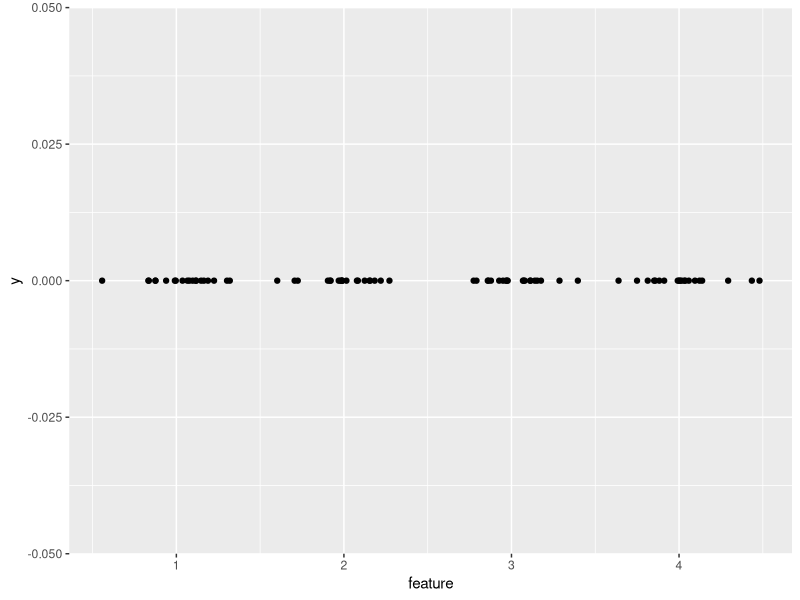
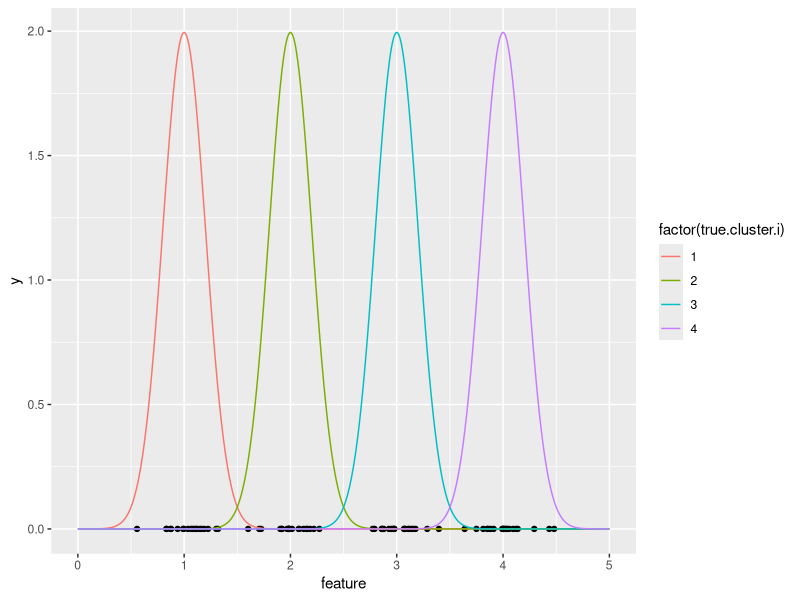
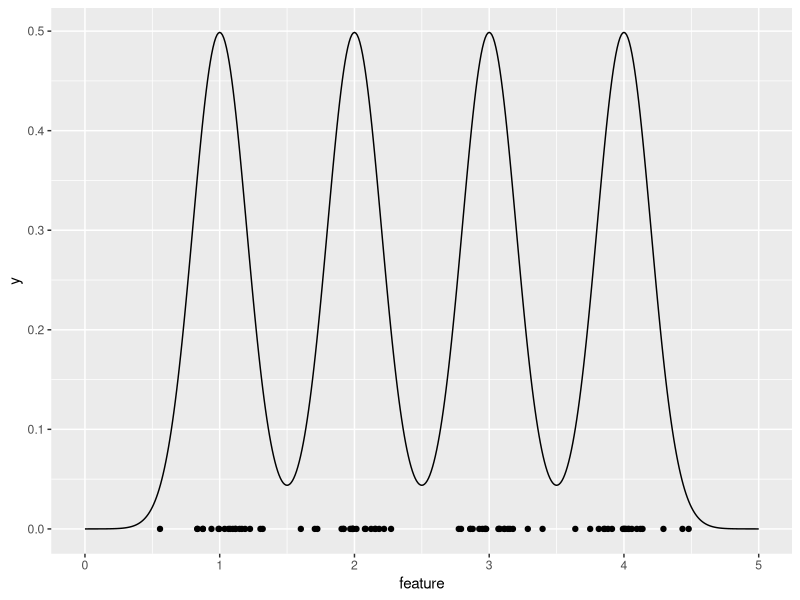
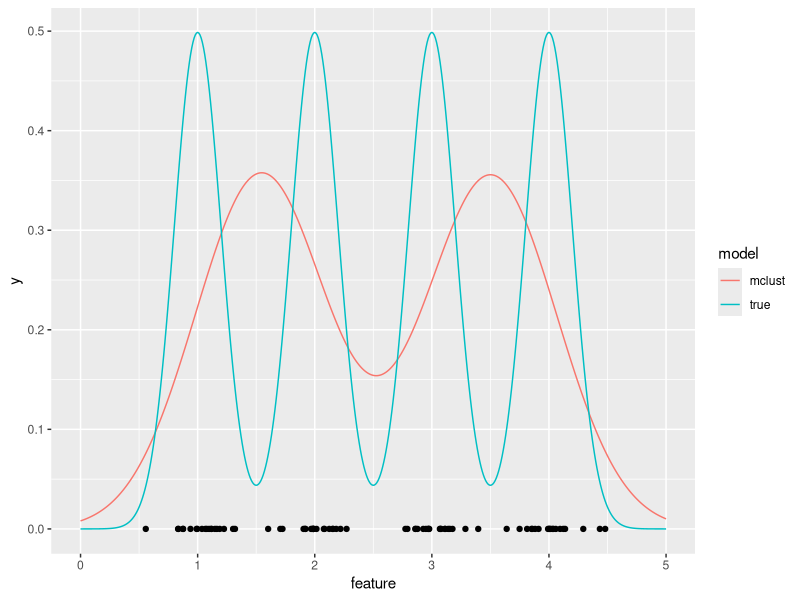
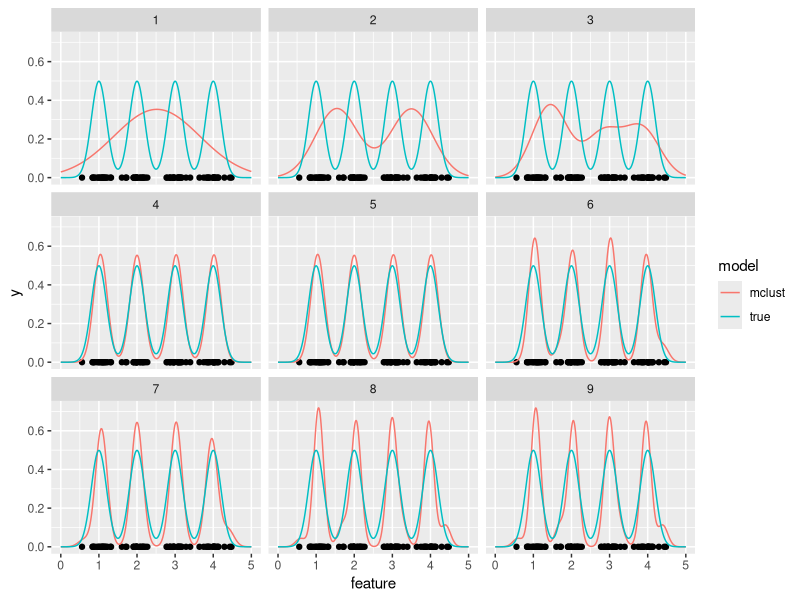
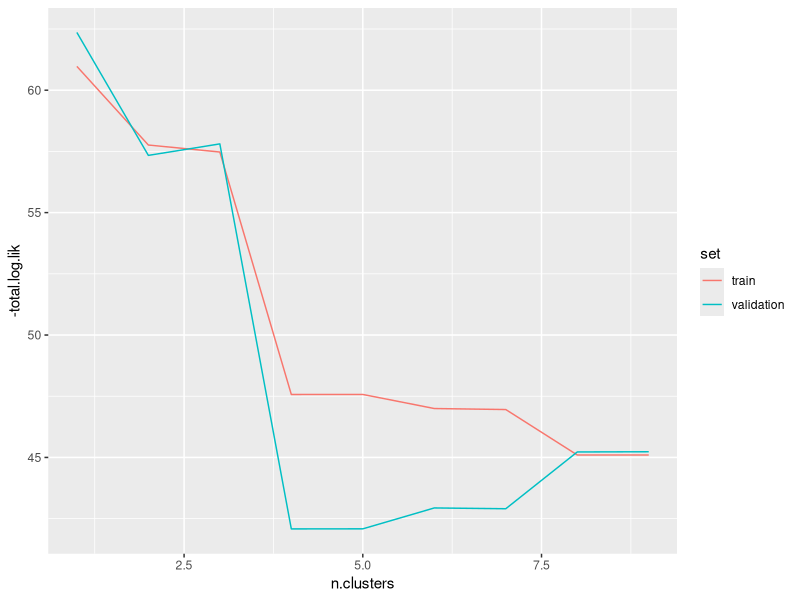
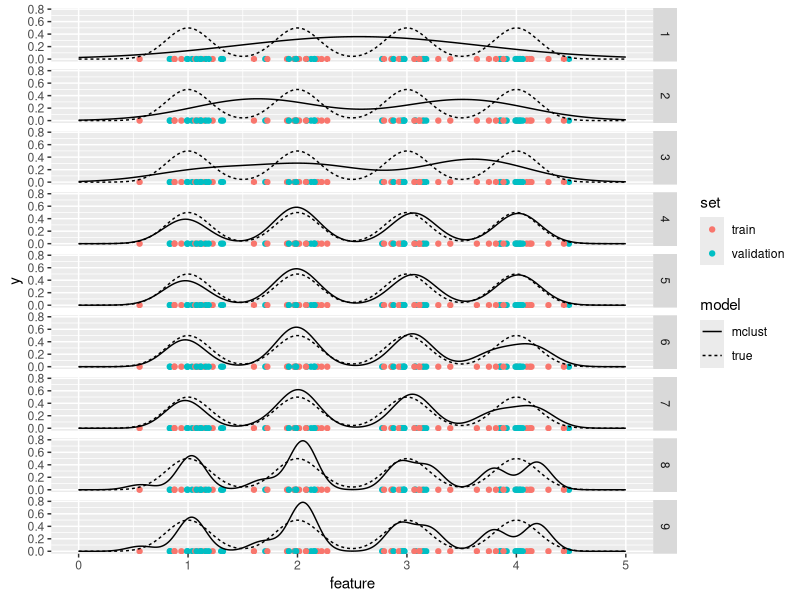

Recreate these plots in R, in order.
## homework 6, go up to 30 or 40 clusters.

## continue overfitting demo.
N.true.clusters <- 4
true.means <- 1:N.true.clusters
N.simulated.data <- 20*N.true.clusters
(means.simulated.data <- rep(
  true.means, each=N.simulated.data/N.true.clusters))
set.seed(1)
true.sd <- 0.2
sim.data.vec <- rnorm(N.simulated.data, means.simulated.data, sd=true.sd)
library(data.table)
(sim.data.dt <- data.table(feature=sim.data.vec, y=0))
library(ggplot2)
ggplot()+
  geom_point(aes(
    x=feature, y),
    data=sim.data.dt)

## add true density.
(feature.grid.vec <- seq(0, N.true.clusters+1, by=0.01))
density.dt.list <- list()
for(true.cluster.i in 1:N.true.clusters){
  density.dt.list[[true.cluster.i]] <- data.table(
    true.cluster.i,
    feature=feature.grid.vec,
    density=dnorm(
      feature.grid.vec,
      true.means[[true.cluster.i]],
      sd=true.sd))
}
(density.dt <- do.call(rbind, density.dt.list))
ggplot()+
  geom_point(aes(
    x=feature, y),
    data=sim.data.dt)+
  geom_line(aes(
    feature, density, color=factor(true.cluster.i)),
    data=density.dt)

(mixture.dt <- density.dt[, .(
  mix.density=mean(density)
), by=feature ])
ggplot()+
  geom_point(aes(
    x=feature, y=0),
    data=sim.data.dt)+
  geom_line(aes(
    feature, mix.density),
    data=mixture.dt)

## underfitting => model has not enough parameters for your data.

## overfitting => model has too many parameters for your data.

library(mclust)
n.clusters <- 2
mclust.model <- mclust::Mclust(sim.data.dt$feature, n.clusters, modelNames="E")
mclust.density.vec <- mclust::dens(
  modelName = mclust.model$modelName,
  data = feature.grid.vec,
  parameters = mclust.model$parameters)
mclust.true.dt <- rbind(
  data.table(mixture.dt, model="true"),
  data.table(
    feature=feature.grid.vec,
    mix.density=mclust.density.vec,
    model="mclust"))
ggplot()+
  geom_point(aes(
    x=feature, y=0),
    data=sim.data.dt)+
  geom_line(aes(
    feature, mix.density, color=model),
    data=mclust.true.dt)

mclust.components.list <- list()
for(n.clusters in 1:9){
  mclust.model <- mclust::Mclust(
    sim.data.dt$feature, n.clusters, modelNames="E")
  mclust.density.vec <- mclust::dens(
    modelName = mclust.model$modelName,
    data = feature.grid.vec,
    parameters = mclust.model$parameters)
  mclust.components.list[[n.clusters]] <- rbind(
    data.table(n.clusters, mixture.dt, model="true"),
    data.table(
      n.clusters,
      feature=feature.grid.vec,
      mix.density=mclust.density.vec,
      model="mclust"))
}
(mclust.components <- do.call(rbind, mclust.components.list))
ggplot()+
  geom_point(aes(
    x=feature, y=0),
    data=sim.data.dt)+
  geom_line(aes(
    feature, mix.density, color=model),
    data=mclust.components)+
  facet_wrap("n.clusters")

(set.prop.vec <- c(validation=0.5, train=0.5))
(rounded.counts <- floor(set.prop.vec*(N.simulated.data+1)))
(not.shuffled.sets <- rep(names(set.prop.vec), rounded.counts))
set.seed(1)
(shuffled.sets <- sample(not.shuffled.sets))
sim.data.dt[, set := shuffled.sets ]
sim.data.dt
mclust.split.list <- list()
lik.dt.list <- list()
for(n.clusters in 1:9){
  mclust.model <- mclust::Mclust(
    sim.data.dt[set=="train", feature],
    n.clusters,
    modelNames="E")
  mclust.density.vec <- mclust::dens(
    modelName = mclust.model$modelName,
    data = feature.grid.vec,
    parameters = mclust.model$parameters)
  for(s in names(set.prop.vec)){
    set.dt <- sim.data.dt[set == s]
    log.lik.vec <- mclust::dens(
      modelName = mclust.model[["modelName"]],
      data = set.dt$feature,
      parameters = mclust.model[["parameters"]],
      logarithm=TRUE)
    total.log.lik <- sum(log.lik.vec)
    lik.dt.list[[paste(n.clusters, s)]] <- data.table(
      n.clusters, set=s, total.log.lik)
  }
  mclust.split.list[[n.clusters]] <- rbind(
    data.table(n.clusters, mixture.dt, model="true"),
    data.table(
      n.clusters,
      feature=feature.grid.vec,
      mix.density=mclust.density.vec,
      model="mclust"))
}
(mclust.split <- do.call(rbind, mclust.split.list))
(lik.dt <- do.call(rbind, lik.dt.list))
ggplot()+
  geom_line(aes(
    n.clusters, -total.log.lik, color=set),
    data=lik.dt)

ggplot()+
  geom_point(aes(
    x=feature, y, color=set),
    data=sim.data.dt)+
  geom_line(aes(
    feature, mix.density, linetype=model),
    data=mclust.split)+
  facet_grid(n.clusters ~ .)

## ari for selected model. (exercise for the reader)

## Demo: how to fit kmeans on train set and then efficiently compute
## sum of squares with respect to both train and validation sets?
## First randomly assign daa points to train/validation sets and fit
## kmeans on train set.
X.mat <- as.matrix(iris[, 1:4])
(set.prop.vec <- c(validation=0.5, train=0.5))
(rounded.counts <- floor(set.prop.vec*(nrow(X.mat)+1)))
(not.shuffled.sets <- rep(names(set.prop.vec), rounded.counts))
set.seed(1)
(shuffled.sets <- sample(not.shuffled.sets))
kmeans.result <- stats::kmeans(X.mat[shuffled.sets=="train", ], 3)

## array for kmeans sum of squares per set computation.
array.dim <- c(nrow(X.mat), ncol(X.mat), nrow(kmeans.result$centers))
array.names <- list(obs=NULL, feature=NULL, cluster=NULL)
i.array <- array(
  X.mat, array.dim, array.names)
head(X.mat)
head(i.array)
m.array <- array(
  rep(t(kmeans.result$centers), each=nrow(X.mat)), array.dim, array.names)
head(m.array)
squares.array <- (i.array-m.array)^2
sum.squares.mat <- apply(squares.array, c("obs", "cluster"), sum)
min.vec <- apply(sum.squares.mat, "obs", min)
tapply(min.vec, shuffled.sets, sum)
kmeans.result$tot.withinss

## data.table version of same computation.
i.dt <- data.table(
  value=as.numeric(X.mat),
  obs=as.integer(row(X.mat)),
  feature=as.integer(col(X.mat)))
m.dt <- data.table(
  center=as.numeric(kmeans.result$centers),
  cluster=as.integer(row(kmeans.result$centers)),
  feature=as.integer(col(kmeans.result$centers)))
squares.dt <- i.dt[m.dt, on="feature", allow.cartesian=TRUE]
squares.dt[, square := (value-center)^2 ]
sum.squares.dt <- squares.dt[, .(
  sum.squares=sum(square)
), by=c("obs", "cluster")]
min.dt <- sum.squares.dt[, .(
  min.ss=min(sum.squares)
), by="obs"]
min.dt[, .(
  tot.withinss=sum(min.ss)
), by=.(set=shuffled.sets[obs])]
kmeans.result$tot.withinss
